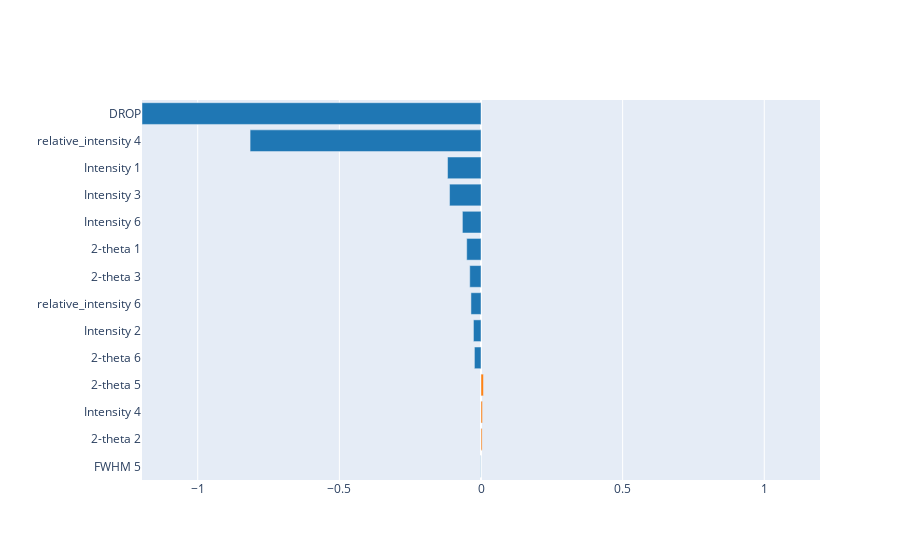

Source (notebook cell):
### Code cell
interpret_model(gbr, data=x, plot='pfi')

### Figure 1 — Plotly figure (JSON) as saved in the notebook; plotly's stock layout.template omitted (floating-point values rounded to 4 significant figures)
{"data": [{"marker": {"color": ["#1f77b4", "#ff7f0e", "#ff7f0e", "#ff7f0e", "#1f77b4", "#1f77b4", "#1f77b4", "#1f77b4", "#1f77b4", "#1f77b4", "#1f77b4", "#1f77b4", "#1f77b4", "#1f77b4"]}, "orientation": "h", "type": "bar", "x": [-0.0009057, 0.003884, 0.005123, 0.008615, -0.02325, -0.02668, -0.03551, -0.03976, -0.05044, -0.06565, -0.1111, -0.1181, -0.8151, -1.197], "y": ["FWHM 5", "2-theta 2", "Intensity 4", "2-theta 5", "2-theta 6", "Intensity 2", "relative_intensity 6", "2-theta 3", "2-theta 1", "Intensity 6", "Intensity 3", "Intensity 1", "relative_intensity 4", "DROP"]}], "layout": {"title": {"text": ""}, "xaxis": {"range": [-1.197, 1.197], "title": {"text": ""}}, "yaxis": {"automargin": true, "dtick": 1, "title": {"text": ""}}}}
